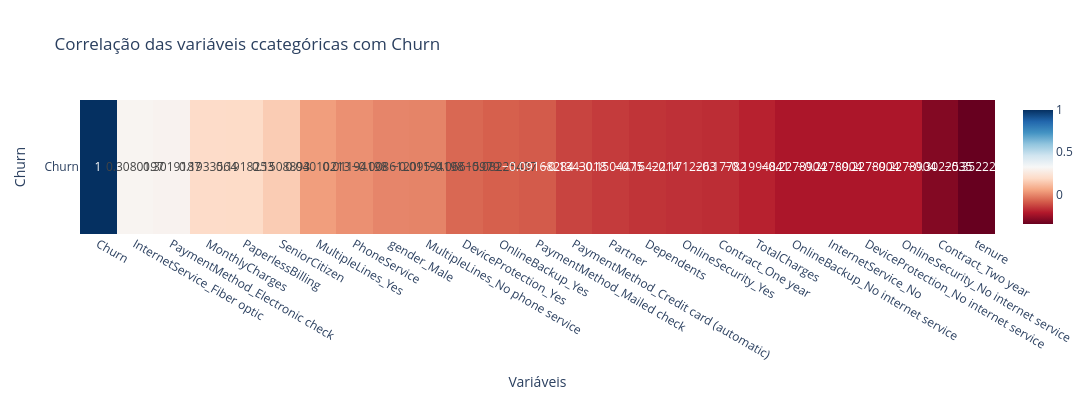

Notebook source saved alongside this figure:
### Markdown cell above
## 3.7 Análise de correlações

**Objetivo:** Identificar relações entre as features com o target e detectar multicolinearidade

### Code cell
import pandas as pd
import plotly.express as px

df_work = df.copy()

# Remover ID
df_work = df_work.drop(columns=['customerID'], errors='ignore')

# Colunas com saída Yes/No (binárias) -> mapear para 1/0
yn_cols = [
    'SeniorCitizen','Partner','Dependents','PhoneService','TechSupport',
    'StreamingTV','StreamingMovies','PaperlessBilling','Churn'
]

# Garantir que só mapeia colunas que existem no df
yn_cols = [c for c in yn_cols if c in df_work.columns]

# Mapear Yes/No -> 1/0
for c in yn_cols:
    if df_work[c].dtype in ['object', 'category', 'bool']:
        df_work[c] = df_work[c].replace({'Yes': 1, 'No': 0})

# One-hot encoding SOMENTE nas demais categóricas (que não são Yes/No)
cat_cols = df_work.select_dtypes(include=['object', 'category', 'bool']).columns.tolist()
cat_cols = [c for c in cat_cols if c not in yn_cols]  # exclui as binárias

df_encoded = pd.get_dummies(df_work, columns=cat_cols, drop_first=True)

# Correlação com Churn
corr_matrix = df_encoded.corr(numeric_only=True)
corr_churn = corr_matrix[['Churn']].sort_values(by='Churn', ascending=False)

# Heatmap
fig = px.imshow(
    corr_churn.T,
    text_auto=True,
    color_continuous_scale='RdBu',
    aspect="auto",
    title='Correlação das variáveis ccategóricas com Churn'
)
fig.update_layout(height=400, width=1200, xaxis_title="Variáveis", yaxis_title="Churn")
fig.show()

### Figure 1 — Plotly figure (JSON) as saved in the notebook; plotly's stock layout.template omitted (floating-point values rounded to 4 significant figures)
{"data": [{"coloraxis": "coloraxis", "hovertemplate": "x: %{x}<br>y: %{y}<br>color: %{z}<extra></extra>", "name": "0", "texttemplate": "%{z}", "type": "heatmap", "x": ["Churn", "InternetService_Fiber optic", "PaymentMethod_Electronic check", "MonthlyCharges", "PaperlessBilling", "SeniorCitizen", "MultipleLines_Yes", "PhoneService", "gender_Male", "MultipleLines_No phone service", "DeviceProtection_Yes", "OnlineBackup_Yes", "PaymentMethod_Mailed check", "PaymentMethod_Credit card (automatic)", "Partner", "Dependents", "OnlineSecurity_Yes", "Contract_One year", "TotalCharges", "OnlineBackup_No internet service", "InternetService_No", "DeviceProtection_No internet service", "OnlineSecurity_No internet service", "Contract_Two year", "tenure"], "xaxis": "x", "y": ["Churn"], "yaxis": "y", "z": [[1.0, 0.308, 0.3019, 0.1934, 0.1918, 0.1509, 0.0401, 0.01194, -0.008612, -0.01194, -0.06616, -0.08225, -0.09168, -0.1343, -0.1504, -0.1642, -0.1712, -0.1778, -0.1995, -0.2279, -0.2279, -0.2279, -0.2279, -0.3023, -0.3522]]}], "layout": {"coloraxis": {"colorscale": [[0, "rgb(103,0,31)"], [0.1, "rgb(178,24,43)"], [0.2, "rgb(214,96,77)"], [0.3, "rgb(244,165,130)"], [0.4, "rgb(253,219,199)"], [0.5, "rgb(247,247,247)"], [0.6, "rgb(209,229,240)"], [0.7, "rgb(146,197,222)"], [0.8, "rgb(67,147,195)"], [0.9, "rgb(33,102,172)"], [1, "rgb(5,48,97)"]]}, "height": 400, "title": {"text": "Correlação das variáveis ccategóricas com Churn"}, "width": 1200, "xaxis": {"anchor": "y", "domain": [0, 1], "title": {"text": "Variáveis"}}, "yaxis": {"anchor": "x", "autorange": "reversed", "domain": [0, 1], "title": {"text": "Churn"}}}}
